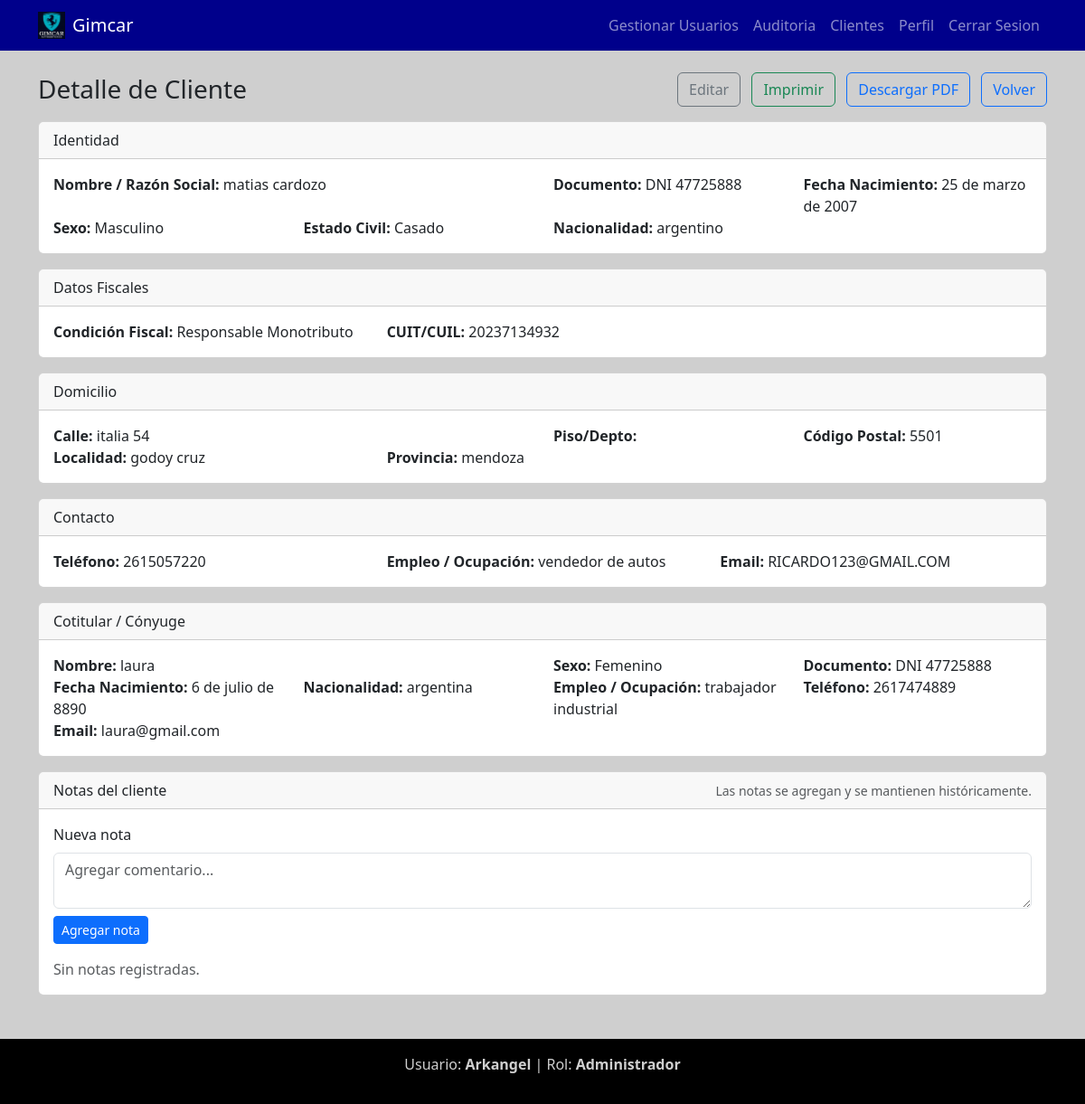
Screenshot of /clientes/1/ (signed in) with the database file from the repository.
### apps/clients/models.py (models this page shows, shortened)
class Client(models.Model):
    owner = models.ForeignKey(User, on_delete=models.SET_NULL, null=True, blank=True, related_name='clients_owned')
    first_name = models.CharField('Nombre', max_length=100, blank=True)
    last_name = models.CharField('Apellido', max_length=100, blank=True)
    company_name = models.CharField('Razón Social', max_length=150, blank=True)
    doc_type = models.CharField('Tipo de Documento', max_length=3, choices=DOC_TYPE_CHOICES)
    doc_number = models.CharField(
        'Número de Documento',
        max_length=15,
        validators=[RegexValidator(r'^\d+$', 'Solo se permiten números.')],
    )
    birth_date = models.DateField('Fecha de Nacimiento')
    sex = models.CharField('Sexo', max_length=1, choices=SEX_CHOICES)
    marital_status = models.CharField('Estado Civil', max_length=10, choices=MARITAL_STATUS_CHOICES)
    nationality = models.CharField('Nacionalidad', max_length=50)
    tax_condition = models.CharField('Condición Fiscal', max_length=10, choices=TAX_CONDITION_CHOICES)
    cuit = models.CharField('CUIT/CUIL', max_length=11, validators=[validate_cuit])
    street = models.CharField('Calle', max_length=150)
    street_number = models.CharField('Número', max_length=10, validators=[RegexValidator(r'^\d+$', 'Solo números.')])
    floor = models.CharField('Piso', max_length=10, blank=True)
    apartment = models.CharField('Depto', max_length=10, blank=True)
    postal_code = models.CharField('Código Postal', max_length=10)
    city = models.CharField('Localidad', max_length=100)
    province = models.CharField('Provincia', max_length=100)
    phone = models.CharField('Teléfono', max_length=30)
    email = models.EmailField('Correo Electrónico', validators=[EmailValidator()])
    employment = models.CharField('Empleo / Ocupación', max_length=100, blank=True)
    created_at = models.DateTimeField(auto_now_add=True)
    updated_at = models.DateTimeField(auto_now=True)
    class Meta:
        verbose_name = 'Cliente'
        verbose_name_plural = 'Clientes'
        ordering = ['last_name', 'company_name']
        indexes = [
            models.Index(fields=['last_name']),
            models.Index(fields=['company_name']),
            models.Index(fields=['cuit']),
        ]

class CoHolder(models.Model):
    client = models.OneToOneField(Client, on_delete=models.CASCADE, related_name='coholder')
    full_name = models.CharField('Apellido y Nombre', max_length=150)
    doc_type = models.CharField('Tipo de Documento', max_length=3, choices=DOC_TYPE_CHOICES, default='DNI')
    sex = models.CharField('Sexo', max_length=1, choices=SEX_CHOICES)
    dni = models.CharField('DNI', max_length=15, validators=[RegexValidator(r'^\d+$', 'Solo números.')])
    birth_date = models.DateField('Fecha de Nacimiento')
    nationality = models.CharField('Nacionalidad', max_length=50)
    phone = models.CharField('Teléfono', max_length=30)
    email = models.EmailField('Correo Electrónico', validators=[EmailValidator()])
    employment = models.CharField('Empleo / Ocupación', max_length=100, blank=True)
    created_at = models.DateTimeField(auto_now_add=True)
    updated_at = models.DateTimeField(auto_now=True)
    class Meta:
        verbose_name = 'Cotitular'
        verbose_name_plural = 'Cotitulares'

### apps/users/models.py (models this page shows, shortened)
class UserProfile(models.Model):
    ROLE_ADMIN = 'admin'
    ROLE_VENDOR = 'vendedor'
    ROLE_NEGOTIATOR = 'negociador'
    ROLE_SUPERVISOR = 'supervisor'
    ROLE_MANAGER = 'gestor'
    ROLE_ACCOUNTANT = 'contable'
    ROLE_MARKETING = 'marqueting'
    ROLE_MAINTENANCE = 'mantenimiento'
    ROLE_CHOICES = [
        (ROLE_ADMIN, 'Administrador'),
        (ROLE_VENDOR, 'Vendedor'),
        (ROLE_NEGOTIATOR, 'Negociador oficial de cuenta'),
        (ROLE_SUPERVISOR, 'Supervisor'),
        (ROLE_MANAGER, 'Gestor'),
        (ROLE_ACCOUNTANT, 'Contable'),
        (ROLE_MARKETING, 'Marqueting'),
        (ROLE_MAINTENANCE, 'Mantenimiento'),
    ]
    user = models.OneToOneField(User, on_delete=models.CASCADE, related_name='profile')
    role = models.CharField(max_length=20, choices=ROLE_CHOICES, default=ROLE_VENDOR)
    phone = models.CharField(max_length=20, blank=True)
    birthdate = models.DateField(null=True, blank=True)
    address = models.CharField(max_length=255, blank=True)
    notes = models.TextField(blank=True)
    created_at = models.DateTimeField(auto_now_add=True)
    updated_at = models.DateTimeField(auto_now=True)
    class Meta:
        verbose_name = "User Profile"
        verbose_name_plural = "User Profiles"

### apps/clients/views.py (the view, shortened to what this page needs)
# urls.py: path('<int:client_id>/', views.client_detail, name='client_detail'),
@login_required(login_url='login')
@user_passes_test(is_admin, login_url='landing')
def client_detail(request, client_id):
    client = get_object_or_404(Client, id=client_id)
    full_admin = is_full_admin(request.user)
    if not full_admin and client.owner != request.user:
        messages.error(request, 'No tienes permiso para ver este cliente.')
        return redirect('client_list')
    coholder = getattr(client, 'coholder', None)
    notes = ClientNote.objects.filter(client=client).select_related('author')
    return render(request, 'clients/client_detail.html', {
        'client': client,
        'coholder': coholder,
        'notes': notes,
    })

### apps/clients/views.py (called while the page is built)
def is_admin(user):
    profile = getattr(user, 'profile', None)
    role = getattr(profile, 'role', UserProfile.ROLE_VENDOR) if profile else UserProfile.ROLE_VENDOR
    return user.is_superuser or role in (
        UserProfile.ROLE_ADMIN,
        UserProfile.ROLE_SUPERVISOR,
        UserProfile.ROLE_VENDOR,
        UserProfile.ROLE_NEGOTIATOR,
    )

def is_full_admin(user):
    profile = getattr(user, 'profile', None)
    role = getattr(profile, 'role', UserProfile.ROLE_VENDOR) if profile else UserProfile.ROLE_VENDOR
    return user.is_superuser or role in (UserProfile.ROLE_ADMIN, UserProfile.ROLE_SUPERVISOR)

### templates/clients/client_detail.html (shortened to what this page needs)
{% extends "base/base.html" %}
{% block content %}
<div class="d-flex justify-content-between align-items-center mb-3">
    <h3 class="mb-0">Detalle de Cliente</h3>
    <div>
        <a href="{% url 'client_edit' client.id %}" class="btn btn-outline-secondary me-2">Editar</a>
        <a href="{% url 'client_contract' client.id %}" class="btn btn-outline-success me-2" target="_blank">Imprimir</a>
        <a href="{% url 'client_pdf' client.id %}" class="btn btn-outline-primary me-2" target="_blank">Descargar PDF</a>
        <a href="{% url 'client_list' %}" class="btn btn-outline-primary">Volver</a>
    </div>
</div>
<div class="card mb-3">
    <div class="card-header">Identidad</div>
    <div class="card-body row">
        <div class="col-md-6"><strong>Nombre / Razón Social:</strong> {% if client.company_name %}{{ client.company_name }}{% else %}{{ client.last_name }}, {{ client.first_name }}{% endif %}</div>
        <div class="col-md-3"><strong>Documento:</strong> {{ client.doc_type }} {{ client.doc_number }}</div>
        <div class="col-md-3"><strong>Fecha Nacimiento:</strong> {{ client.birth_date }}</div>
        <div class="col-md-3"><strong>Sexo:</strong> {{ client.get_sex_display }}</div>
        <div class="col-md-3"><strong>Estado Civil:</strong> {{ client.get_marital_status_display }}</div>
        <div class="col-md-3"><strong>Nacionalidad:</strong> {{ client.nationality }}</div>
    </div>
</div>
<div class="card mb-3">
    <div class="card-header">Datos Fiscales</div>
    <div class="card-body row">
        <div class="col-md-4"><strong>Condición Fiscal:</strong> {{ client.get_tax_condition_display }}</div>
        <div class="col-md-4"><strong>CUIT/CUIL:</strong> {{ client.cuit }}</div>
    </div>
</div>
<div class="card mb-3">
    <div class="card-header">Domicilio</div>
    <div class="card-body row">
        <div class="col-md-6"><strong>Calle:</strong> {{ client.street }} {{ client.street_number }}</div>
        <div class="col-md-3"><strong>Piso/Depto:</strong> {{ client.floor }} {{ client.apartment }}</div>
        <div class="col-md-3"><strong>Código Postal:</strong> {{ client.postal_code }}</div>
        <div class="col-md-4"><strong>Localidad:</strong> {{ client.city }}</div>
        <div class="col-md-4"><strong>Provincia:</strong> {{ client.province }}</div>
    </div>
</div>
<div class="card mb-3">
    <div class="card-header">Contacto</div>
    <div class="card-body row">
        <div class="col-md-4"><strong>Teléfono:</strong> {{ client.phone }}</div>
        <div class="col-md-4"><strong>Empleo / Ocupación:</strong> {{ client.employment }}</div>
        <div class="col-md-4"><strong>Email:</strong> {{ client.email }}</div>
    </div>
</div>
<div class="card">
    <div class="card-header">Cotitular / Cónyuge</div>
    <div class="card-body">
        {% if coholder %}
        <div class="row">
            <div class="col-md-6"><strong>Nombre:</strong> {{ coholder.full_name }}</div>
            <div class="col-md-3"><strong>Sexo:</strong> {{ coholder.get_sex_display }}</div>
            <div class="col-md-3"><strong>Documento:</strong> {{ coholder.get_doc_type_display }} {{ coholder.dni }}</div>
            <div class="col-md-3"><strong>Fecha Nacimiento:</strong> {{ coholder.birth_date }}</div>
            <div class="col-md-3"><strong>Nacionalidad:</strong> {{ coholder.nationality }}</div>
            <div class="col-md-3"><strong>Empleo / Ocupación:</strong> {{ coholder.employment }}</div>
            <div class="col-md-3"><strong>Teléfono:</strong> {{ coholder.phone }}</div>
            <div class="col-md-3"><strong>Email:</strong> {{ coholder.email }}</div>
        </div>
        {% else %}
        <p class="text-muted mb-0">Sin cotitular cargado.</p>
        {% endif %}
    </div>
</div>
<div class="card mt-3">
    <div class="card-header d-flex justify-content-between align-items-center">
        <span>Notas del cliente</span>
        <small class="text-muted">Las notas se agregan y se mantienen históricamente.</small>
    </div>
    <div class="card-body">
        <form method="post" class="mb-3">
            <label class="form-label" for="note">Nueva nota</label>
            <textarea class="form-control mb-2" id="note" name="note" rows="2" placeholder="Agregar comentario..."></textarea>
            <button type="submit" class="btn btn-primary btn-sm">Agregar nota</button>
        </form>
        {% if notes %}
        <ul class="list-group list-group-flush">
            {% for note in notes %}
            <li class="list-group-item">
                <div class="d-flex justify-content-between">
                    <strong>{{ note.author.username|default:'Sistema' }}</strong>
                    <small class="text-muted">{{ note.created_at }}</small>
                </div>
                <div class="mt-1">{{ note.content|linebreaksbr }}</div>
            </li>
            {% endfor %}
        </ul>
        {% else %}
        <p class="text-muted mb-0">Sin notas registradas.</p>
        {% endif %}
    </div>
</div>
{% endblock %}

### templates/base/base.html (shortened to what this page needs)
<!DOCTYPE html>
{% load static %}
<html lang="es">
<head>
    <link href="https://cdn.jsdelivr.net/npm/bootstrap@5.3.0/dist/css/bootstrap.min.css" rel="stylesheet">
</head>
<body>
    <nav class="navbar navbar-expand-lg navbar-dark">
        <div class="container">
            <a class="navbar-brand d-flex align-items-center" href="{% url 'landing' %}">
                <img src="{% static 'images/logo1.jpeg' %}" alt="Logo" width="30" height="30" class="me-2">
                <span>Gimcar</span>
            </a>
            <div class="collapse navbar-collapse" id="navbarNav">
                <ul class="navbar-nav ms-auto">
                    {% if user.is_authenticated %}
                    {% with role=user.profile.role %}
                    {% if role == 'admin' or role == 'supervisor' %}
                    <li class="nav-item"><a class="nav-link" href="{% url 'user_list' %}">Gestionar Usuarios</a></li>
                    <li class="nav-item"><a class="nav-link" href="{% url 'audit_log_list' %}">Auditoria</a></li>
                    {% endif %}
                    {% if role == 'admin' or role == 'supervisor' or role == 'vendedor' %}
                    <li class="nav-item"><a class="nav-link" href="{% url 'client_list' %}">Clientes</a></li>
                    {% endif %}
                    {% endwith %}
                    <li class="nav-item"><a class="nav-link" href="{% url 'profile_view' %}">Perfil</a></li>
                    <li class="nav-item"><a class="nav-link" href="{% url 'logout' %}">Cerrar Sesion</a></li>
                    {% else %}
                    <li class="nav-item"><a class="nav-link" href="{% url 'login' %}">Login</a></li>
                    {% endif %}
                </ul>
            </div>
        </div>
    </nav>
    <main class="container mt-4">
        {% block content %}{% endblock %}
    </main>
    <footer class="footer-bar text-center">
        <div class="container">
            <p>Usuario: <strong>{{ user.username }}</strong> | Rol: <strong>{% if user.is_authenticated %}{{ user.profile.get_role_display }}{% else %}Visitante{% endif %}</strong></p>
        </div>
    </footer>
</body>
</html>

### templates/base/base.html (style rules this page uses)
.navbar { background-color: #00008B !important; }
body { background-color: #cfcfcf; }
footer.footer-bar { margin-top: 3rem; padding: 1rem 0; background-color: #000; color: #cfcfcf; }
footer.footer-bar strong { color: #cfcfcf; }

### rows the page displays
Client: company_name "matias cardozo", doc_type "DNI", doc_number "47725888", birth_date "25 de marzo de 2007", sex "Masculino", marital_status "Casado", nationality "argentino", tax_condition "Responsable Monotributo", cuit "20237134932", street "italia", street_number "54", postal_code "5501", city "godoy cruz", province "mendoza", phone "2615057220", employment "vendedor de autos", email "RICARDO123@GMAIL.COM"
CoHolder: full_name "laura", sex "Femenino", doc_type "DNI", dni "47725888", birth_date "6 de julio de 8890", nationality "argentina", employment "trabajador industrial", phone "2617474889", email "laura@gmail.com"

### other values shown
{{ user.username }} "Arkangel"
{{ user.profile.get_role_display }} "Administrador"
